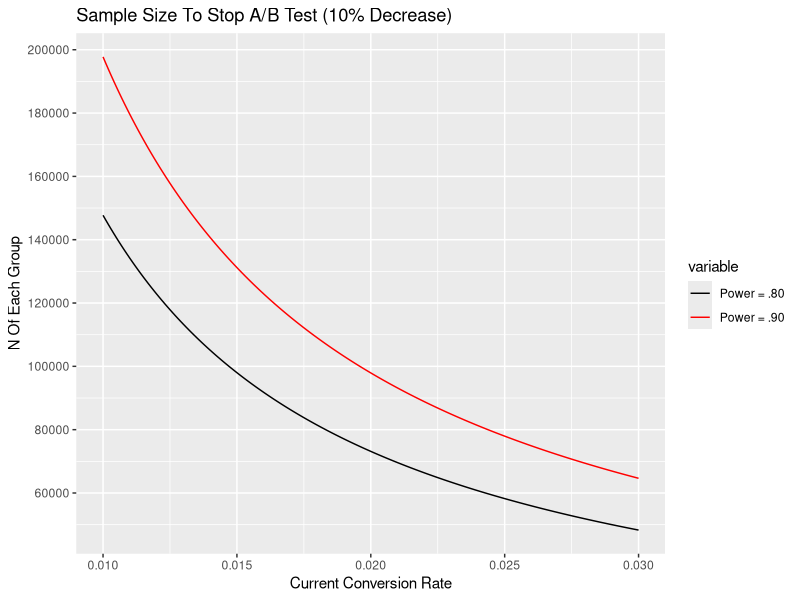

This figure's R source:
library(ggplot2)
library(reshape)
library(scales)

# Make a plot with current conversion rate on the x-axis and sample size on the y-axis
# This will tell us the sample size needed spot a 10% decrease in conversion rate 

# Use power.prop.test to generate necessare sample sizes
# p1 is the current conversion rate, and p2 is a 10% decrease of that rate
# I set the power to be either .8 or .9
# We are using a 2 tailed test, with a 95% significance level
df <- data.frame()
for(i in 100:300){
  df[i,1] <- i/10000
  df[i,2] <-   power.prop.test(p1=i/10000, p2=0.9*(i/10000), power=0.8, alternative='two.sided', sig.level=0.05)[1]
  df[i,3] <-   power.prop.test(p1=i/10000, p2=0.9*(i/10000), power=0.9, alternative='two.sided', sig.level=0.05)[1]
}

# Prep data for plotting
df <- df[100:nrow(df),]
colnames(df) <- c("V1", "Power = .80", "Power = .90")
df2 <- melt(df, id="V1")

#Plot the data
plot <- ggplot(df2, aes(x=V1, y =value, colour=variable)) + geom_line()
plot <- plot + scale_y_continuous(breaks = round(seq(40000, 200000, by = 20000),1)) + ylab("N Of Each Group") + xlab("Current Conversion Rate")+scale_colour_manual(values=c("black", "red")) + labs(title="Sample Size To Stop A/B Test (10% Decrease)")
plot
